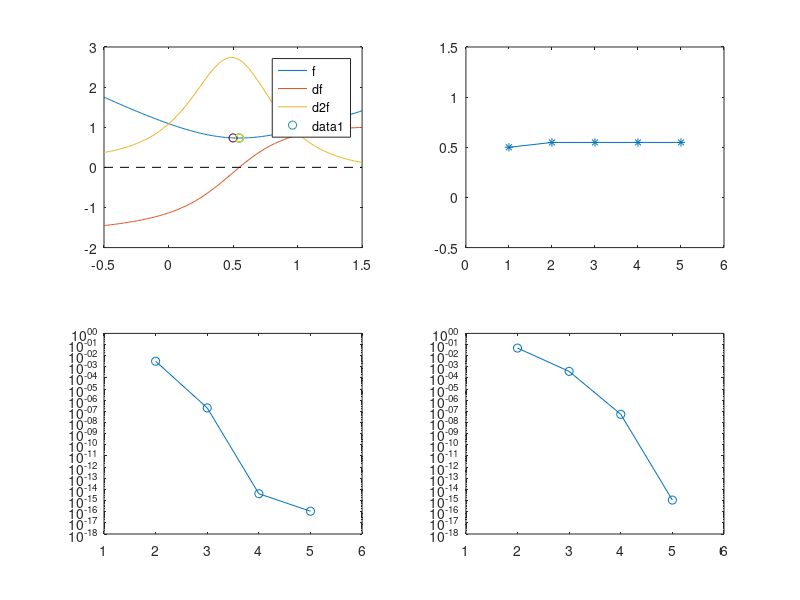

Source code (MATLAB):
function [U, lam] = tri_newton(u0, u1, s, s0, s1, h, method)
    if nargin < 1, u0 = 0.1; end
    if nargin < 2, u1 = 0; end
    if nargin < 3, s = 1; end
    if nargin < 4, s0 = 1.2; end
    if nargin < 5, s1 = 1.1; end
    if nargin < 6, h = 0.9; end
    if nargin < 7, method = '11'; end

    du = u1 - u0;
    sbar0 = (s + s0)/2;
    sbar1 = (s + s1)/2;
    dsbar = sbar1 - sbar0;

    if strcmp(method, '11')
        a = 2;
        b = -1;
        c = 1;
    elseif strcmp(method, '12')
        a = 1;
        b = 0;
        c = 1;
    elseif strcmp(method, '13')
        a = 2;
        b = 0;
        c = 1;
    elseif strcmp(method, '22')
        a = 2;
        b = -1;
        c = 2;
    elseif strcmp(method, '23')
        a = 1;
        b = 0;
        c = 2;
    end

    % function definitions
    u = @(x) (1 - x)*u0 + x*u1;
    sbar = @(x) (1 - x)*sbar0 + x*sbar1;
    q = @(x) a*x.^2 + 2*b*x + c;
    dq = @(x) 2*(a*x + b);
    l = @(x) sqrt(q(x));
    dl = @(x) dq(x)./(2*l(x));
    d2l = @(x) (a*c - b*b)./(q(x).*l(x));
    f = @(x) u(x) + h*sbar(x).*l(x);
    df = @(x) du + h*(dsbar*l(x) + sbar(x).*dl(x));
    d2f = @(x) h*(2*dsbar*dl(x) + sbar(x).*d2l(x));
    % p = @(x) -df(x)./d2f(x);
    p = @(x) -df(x)./max(0.1, d2f(x));

    found_minima = false;

    while ~found_minima
        x0 = 1/2;

        X(1) = x0;
        X(2) = X(1) + p(X(1));
        F(1) = f(X(1));
        F(2) = f(X(2));
        k = 2;
        while abs(F(k) - F(k - 1)) > eps && ...
                abs(p(X(k)))/abs(X(k)) > eps && ...
                0 <= X(k) && X(k) <= 1
            k = k + 1;
            alpha = get_alpha(X(k - 1), p(X(k - 1)));
            fprintf('%0.16g\n', alpha);
            X(k) = X(k - 1) + alpha*p(X(k - 1));
            F(k) = f(X(k));
        end

        if d2f(x0) > 0
            found_minima = true;
        else
            fprintf('found saddle: restarting\n')
        end
    end

    if X(k) < 0 || 1 < X(k)
        lam = nan;
        U = inf;
    else
        lam = X(length(X));
        U = F(length(F));
        fprintf('df* = %0.16g\n', df(lam));
        fprintf('d2f* = %0.16g\n', d2f(lam));
    end
    
    K = length(F);
    assert(K == length(X));

    figure;
    subplot(2, 2, 1);
    xs = linspace(-0.5, 1.5, 201);
    plot(xs, f(xs)); hold on;
    plot(xs, df(xs));
    plot(xs, d2f(xs));
    plot([-0.5 1.5], [0 0], 'k--');
    legend('f', 'df', 'd2f');
    xlim([-0.5 1.5]);
    scatter(X, F, [], linspace(0, 1, K));
    subplot(2, 2, 2);
    plot(1:K, X, '-*');
    ylim([-0.5 1.5]);
    xlim([0 K+1])
    subplot(2, 2, 3);
    semilogy(2:K, abs(F(2:K) - F(1:K-1)), '-o');
    ylim([1e-18 1])
    xlim([1 K+1])
    subplot(2, 2, 4);
    semilogy(2:K, abs(X(2:K) - X(1:K-1)), '-o');
    ylim([1e-18 1])
    xlim([1 K+1])
    
    function alpha = get_alpha(x, p)
        alpha = 1;
        scale = 0.9;
        c1 = 1e-4;
        c2 = 0.9;
        while ~wolfe1(alpha, x, p, c1) && ~wolfe2(alpha, x, p, c2)
            alpha = scale*alpha;
        end
    end

    function sat = wolfe1(alpha, x, p, c1)
        sat = f(x + alpha*p) <= f(x) + c1*alpha*df(x)*p;
    end

    function sat = wolfe2(alpha, x, p, c2)
        sat = abs(df(x + alpha*p)*p) <= c2*abs(df(x)*p);
    end
end
